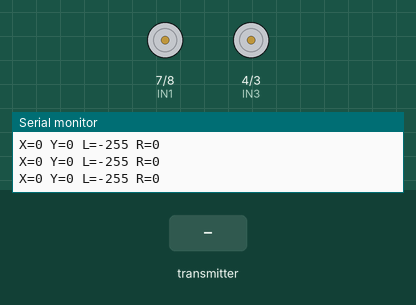
Recording of a sketch running on a simulated Arduino Uno, built with avr-gcc and run on an emulated ATmega328P. On the bench: motor-driver pin pairs drawn as motors (green arrow = first pin HIGH = forward, orange = second pin HIGH = backward, longer = more drive, scaled by the enable pin), the last lines printed to the serial monitor. The test bench sets the inputs (shaded band). No radio packets arrive unless stated.

Above: at 1.2 s.
1.3 s: the transmitter starts sending x = 256
At 1.9 s:
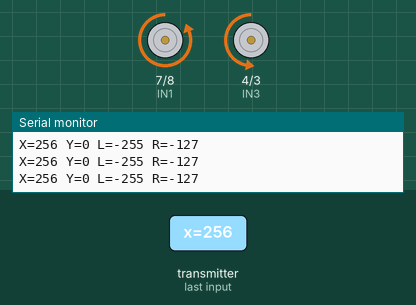
2.8 s: the transmitter starts sending y = 512
At 3.7 s:
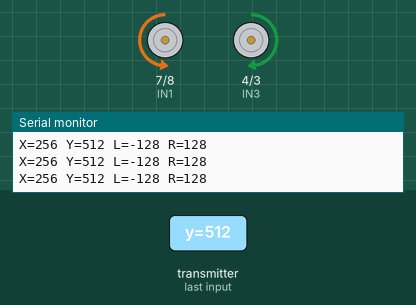
4.3 s: the transmitter starts sending x = 0
At 5.3 s:
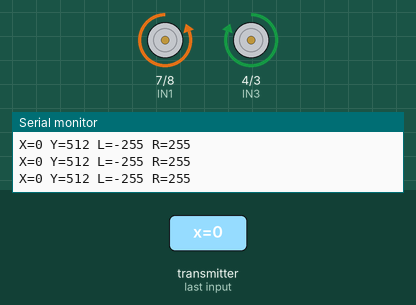
5.8 s: the transmitter starts sending y = 0
At 6.2 s:
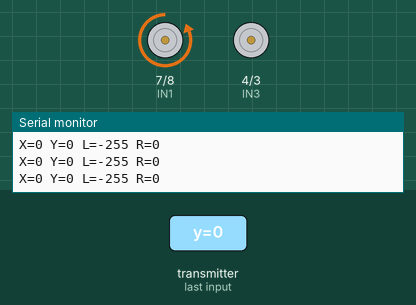
7.3 s: the transmitter starts sending x = 512
At 8.5 s:
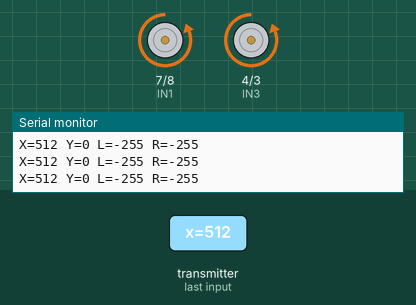
8.8 s: the transmitter starts sending y = 256
At 10.2 s:
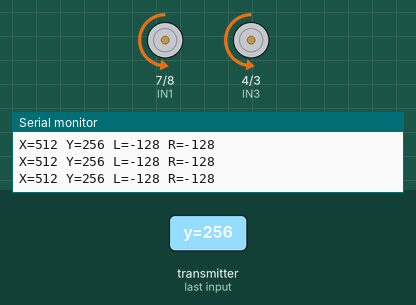
Timing chart, 0 to 11.3 s (numbered marks = the images above; inputs shaded):
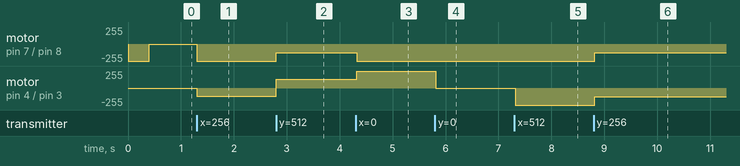

Measured:
- after the input at 1.3 s, motor on pin 7 (IN1) / pin 8 (IN2): stopped → backward 255/255 at once; motor on pin 4 (IN3) / pin 3 (IN4): stopped → backward 127/255 at once
- after the input at 2.8 s, motor on pin 7 (IN1) / pin 8 (IN2): backward 255/255 → backward 128/255 at once; motor on pin 4 (IN3) / pin 3 (IN4): backward 127/255 → forward 128/255 at once
- after the input at 4.3 s, motor on pin 7 (IN1) / pin 8 (IN2): backward 128/255 → backward 255/255 at once; motor on pin 4 (IN3) / pin 3 (IN4): forward 128/255 → forward 255/255 at once
- after the input at 5.8 s, motor on pin 4 (IN3) / pin 3 (IN4): forward 255/255 → stopped at once
- after the input at 7.3 s, motor on pin 4 (IN3) / pin 3 (IN4): stopped → backward 255/255 at once
- after the input at 8.8 s, motor on pin 7 (IN1) / pin 8 (IN2), motor on pin 4 (IN3) / pin 3 (IN4): backward 255/255 → backward 128/255 at once

The sketch:

Receiver.ino
```cpp
// Reciver esp32 arduino R4

#include <SPI.h>
#include <nRF24L01.h>
#include <RF24.h>

RF24 radio(9, 10); // CE, CSN
const byte address[6] = "CAR01";

struct Payload {
  uint16_t x;   // 0..1023
  uint16_t y;   // 0..1023
};

Payload data;

const int ENA = 5;   // PWM
const int IN1 = 7;
const int IN2 = 8;

const int ENB = 6;   // PWM
const int IN3 = 4;
const int IN4 = 3;

unsigned long lastRecv = 0;
const unsigned long FAILSAFE_MS = 400;

uint16_t applyDeadband(uint16_t v, uint16_t center = 512, uint16_t band = 20) {
  if (v > center - band && v < center + band) return center;
  return v;
}

// 0..1023 -> -255..+255 (with deadband)
int16_t joyToSigned(uint16_t v) {
  long out = map(v, 0, 1023, -255, 255);
  if (abs(out) < 25) out = 0;
  return (int16_t)out;
}

void setMotor(int en, int inA, int inB, int speedSigned) {
  int spd = abs(speedSigned);
  spd = constrain(spd, 0, 255);

  if (speedSigned > 0) {
    digitalWrite(inA, HIGH);
    digitalWrite(inB, LOW);
  } else if (speedSigned < 0) {
    digitalWrite(inA, LOW);
    digitalWrite(inB, HIGH);
  } else {
    digitalWrite(inA, LOW);
    digitalWrite(inB, LOW);
  }

  analogWrite(en, spd);
}

void stopAll() {
  analogWrite(ENA, 0);
  analogWrite(ENB, 0);
  digitalWrite(IN1, LOW); digitalWrite(IN2, LOW);
  digitalWrite(IN3, LOW); digitalWrite(IN4, LOW);
}

void setup() {
  Serial.begin(9600);

  pinMode(ENA, OUTPUT); pinMode(IN1, OUTPUT); pinMode(IN2, OUTPUT);
  pinMode(ENB, OUTPUT); pinMode(IN3, OUTPUT); pinMode(IN4, OUTPUT);

  stopAll();

  if (!radio.begin()) {
    Serial.println("NRF init failed");
    while (1);
  }

  radio.setPALevel(RF24_PA_LOW);
  radio.setDataRate(RF24_250KBPS);
  radio.setChannel(108);
  radio.openReadingPipe(1, address);
  radio.startListening();

  Serial.println("Receiver ready");
}

void loop() {
  // Receive newest packet
  if (radio.available()) {
    while (radio.available()) {
      radio.read(&data, sizeof(data));
    }
    lastRecv = millis();
  }

  // Failsafe: stop if no signal
  if (millis() - lastRecv > FAILSAFE_MS) {
    stopAll();
    // Optional debug
    // Serial.println("Failsafe STOP");
    return;
  }

  // Clean + convert
  uint16_t xRaw = applyDeadband(data.x);
  uint16_t yRaw = applyDeadband(data.y);

  int16_t steer    = joyToSigned(xRaw); // left/right
  int16_t throttle = joyToSigned(yRaw); // forward/back

  // Mix (tank style)
  int left  = constrain(throttle + steer, -255, 255);
  int right = constrain(throttle - steer, -255, 255);

  setMotor(ENA, IN1, IN2, left);
  setMotor(ENB, IN3, IN4, right);

  // Debug
  Serial.print("X="); Serial.print(xRaw);
  Serial.print(" Y="); Serial.print(yRaw);
  Serial.print(" L="); Serial.print(left);
  Serial.print(" R="); Serial.println(right);

  delay(10);
}
```
